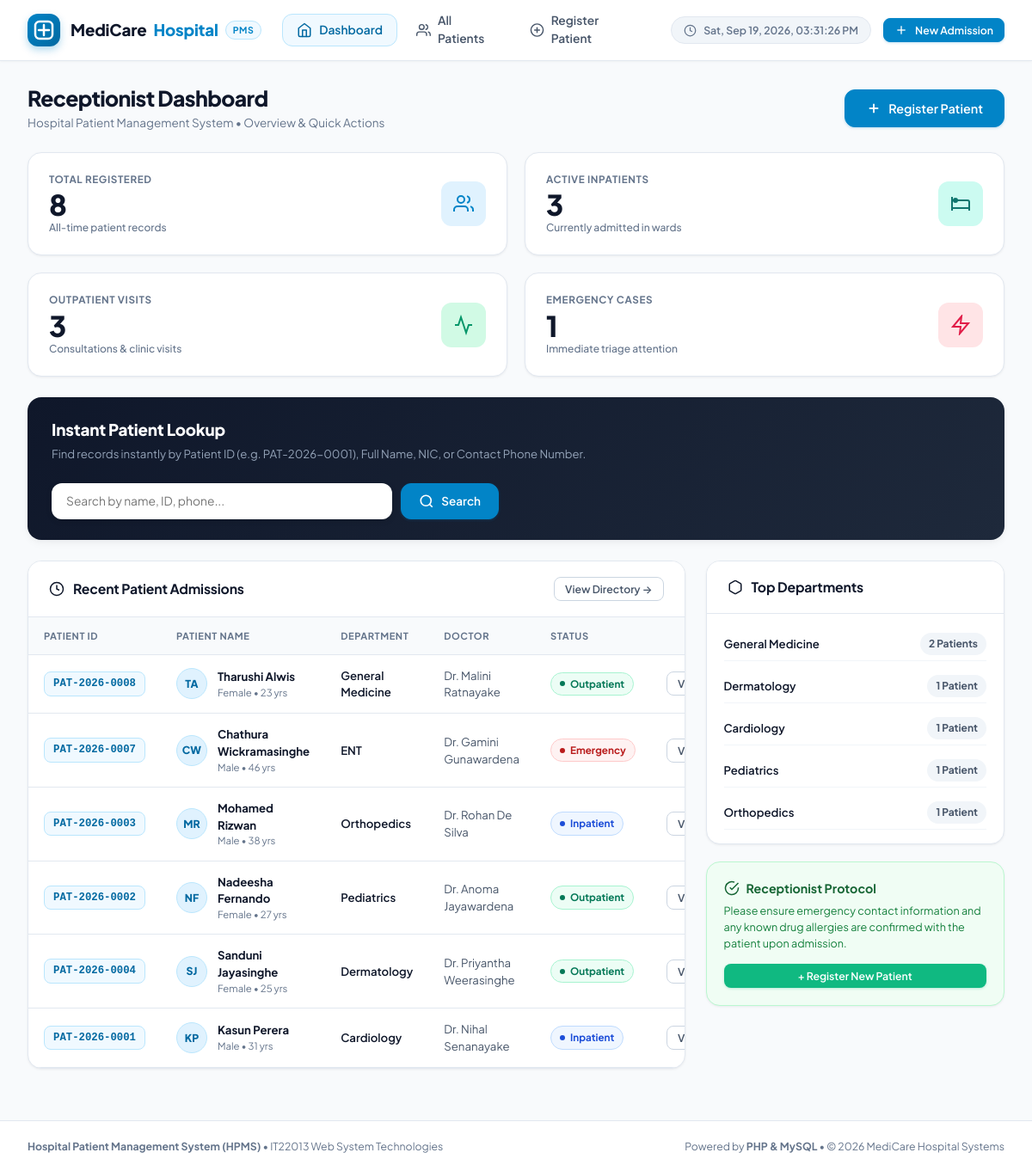
The page / on the database its author committed.
### tables this page shows
CREATE TABLE `patients` (
  `id` INT(11) UNSIGNED NOT NULL AUTO_INCREMENT,
  `patient_code` VARCHAR(20) NOT NULL UNIQUE,
  `first_name` VARCHAR(50) NOT NULL,
  `last_name` VARCHAR(50) NOT NULL,
  `nic_passport` VARCHAR(25) NULL,
  `date_of_birth` DATE NOT NULL,
  `gender` ENUM('Male', 'Female', 'Other') NOT NULL,
  `blood_group` ENUM('A+', 'A-', 'B+', 'B-', 'AB+', 'AB-', 'O+', 'O-', 'Unknown') DEFAULT 'Unknown',
  `phone` VARCHAR(20) NOT NULL,
  `email` VARCHAR(100) NULL,
  `address` TEXT NOT NULL,
  `city` VARCHAR(50) DEFAULT 'Colombo',
  `emergency_contact_name` VARCHAR(100) NOT NULL,
  `emergency_contact_relation` VARCHAR(50) NOT NULL,
  `emergency_contact_phone` VARCHAR(20) NOT NULL,
  `department` VARCHAR(50) NOT NULL,
  `assigned_doctor` VARCHAR(100) NOT NULL,
  `admission_date` DATETIME NOT NULL DEFAULT CURRENT_TIMESTAMP,
  `patient_status` ENUM('Inpatient', 'Outpatient', 'Discharged', 'Emergency', 'Transferred') NOT NULL DEFAULT 'Outpatient',
  `room_bed_no` VARCHAR(30) NULL,
  `allergies` TEXT NULL,
  `medical_history` TEXT NULL,
  `symptoms_diagnosis` TEXT NOT NULL,
  `created_at` TIMESTAMP NOT NULL DEFAULT CURRENT_TIMESTAMP,
  `updated_at` TIMESTAMP NOT NULL DEFAULT CURRENT_TIMESTAMP ON UPDATE CURRENT_TIMESTAMP,
  PRIMARY KEY (`id`),
  INDEX `idx_patient_code` (`patient_code`),
  INDEX `idx_name` (`first_name`, `last_name`),
  INDEX `idx_phone` (`phone`),
  INDEX `idx_department` (`department`),
  INDEX `idx_status` (`patient_status`)
);

### index.php (the view, shortened to what this page needs)
<?php
require_once __DIR__ . '/includes/header.php';
$pdo = getDBConnection();
$totalPatients = $pdo->query("SELECT COUNT(*) FROM patients")->fetchColumn();
$inpatientCount = $pdo->query("SELECT COUNT(*) FROM patients WHERE patient_status = 'Inpatient'")->fetchColumn();
$outpatientCount = $pdo->query("SELECT COUNT(*) FROM patients WHERE patient_status = 'Outpatient'")->fetchColumn();
$emergencyCount = $pdo->query("SELECT COUNT(*) FROM patients WHERE patient_status = 'Emergency'")->fetchColumn();
$stmtRecent = $pdo->query("SELECT * FROM patients ORDER BY admission_date DESC, id DESC LIMIT 6");
$recentPatients = $stmtRecent->fetchAll();
$stmtDept = $pdo->query("SELECT department, COUNT(*) as count FROM patients GROUP BY department ORDER BY count DESC LIMIT 5");
$departmentStats = $stmtDept->fetchAll();
?>
<div class="page-header">
    <div class="page-title-wrap">
        <h1>Receptionist Dashboard</h1>
        <p class="page-subtitle">Hospital Patient Management System &bull; Overview & Quick Actions</p>
    </div>
    <div>
        <a href="add-patient.php" class="btn btn-primary btn-lg">
            <svg width="18" height="18" viewBox="0 0 24 24" fill="none" stroke="currentColor" stroke-width="2.5">
                <line x1="12" y1="5" x2="12" y2="19"></line>
                <line x1="5" y1="12" x2="19" y2="12"></line>
            </svg>
            Register Patient
        </a>
    </div>
</div>
<div class="stats-grid">
    <div class="stat-card stat-blue">
        <div class="stat-info">
            <div class="stat-label">Total Registered</div>
            <div class="stat-value"><?= number_format($totalPatients); ?></div>
            <div class="stat-trend">All-time patient records</div>
        </div>
        <div class="stat-icon-wrapper">
            <svg width="24" height="24" viewBox="0 0 24 24" fill="none" stroke="currentColor" stroke-width="2">
                <path d="M17 21v-2a4 4 0 0 0-4-4H5a4 4 0 0 0-4 4v2"></path>
                <circle cx="9" cy="7" r="4"></circle>
                <path d="M23 21v-2a4 4 0 0 0-3-3.87"></path>
                <path d="M16 3.13a4 4 0 0 1 0 7.75"></path>
            </svg>
        </div>
    </div>
    <div class="stat-card stat-teal">
        <div class="stat-info">
            <div class="stat-label">Active Inpatients</div>
            <div class="stat-value"><?= number_format($inpatientCount); ?></div>
            <div class="stat-trend">Currently admitted in wards</div>
        </div>
        <div class="stat-icon-wrapper">
            <svg width="24" height="24" viewBox="0 0 24 24" fill="none" stroke="currentColor" stroke-width="2">
                <path d="M2 4v16"></path>
                <path d="M2 8h18a2 2 0 0 1 2 2v10"></path>
                <path d="M2 17h20"></path>
                <circle cx="6" cy="8" r="2"></circle>
            </svg>
        </div>
    </div>
    <div class="stat-card stat-emerald">
        <div class="stat-info">
            <div class="stat-label">Outpatient Visits</div>
            <div class="stat-value"><?= number_format($outpatientCount); ?></div>
            <div class="stat-trend">Consultations & clinic visits</div>
        </div>
        <div class="stat-icon-wrapper">
            <svg width="24" height="24" viewBox="0 0 24 24" fill="none" stroke="currentColor" stroke-width="2">
                <path d="M22 12h-4l-3 9L9 3l-3 9H2"></path>
            </svg>
        </div>
    </div>
    <div class="stat-card stat-rose">
        <div class="stat-info">
            <div class="stat-label">Emergency Cases</div>
            <div class="stat-value"><?= number_format($emergencyCount); ?></div>
            <div class="stat-trend">Immediate triage attention</div>
        </div>
        <div class="stat-icon-wrapper">
            <svg width="24" height="24" viewBox="0 0 24 24" fill="none" stroke="currentColor" stroke-width="2">
                <polygon points="13 2 3 14 12 14 11 22 21 10 12 10 13 2"></polygon>
            </svg>
        </div>
    </div>
</div>
<div class="search-banner">
    <div class="search-banner-inner">
        <div class="search-banner-text">
            <h2>Instant Patient Lookup</h2>
            <p>Find records instantly by Patient ID (e.g. PAT-2026-0001), Full Name, NIC, or Contact Phone Number.</p>
        </div>
        <form action="patients.php" method="GET" class="search-banner-form">
            <input type="text" name="search" placeholder="Search by name, ID, phone..." required>
            <button type="submit" class="btn btn-primary" style="padding: 11px 20px;">
                <svg width="18" height="18" viewBox="0 0 24 24" fill="none" stroke="currentColor" stroke-width="2.2">
                    <circle cx="11" cy="11" r="8"></circle>
                    <line x1="21" y1="21" x2="16.65" y2="16.65"></line>
                </svg>
                Search
            </button>
        </form>
    </div>
</div>
<div style="display: grid; grid-template-columns: 2.2fr 1fr; gap: 24px; align-items: start;">
    <div class="card" style="margin-bottom: 0;">
        <div class="card-header">
            <div class="card-title">
                <svg width="18" height="18" viewBox="0 0 24 24" fill="none" stroke="currentColor" stroke-width="2">
                    <circle cx="12" cy="12" r="10"></circle>
                    <polyline points="12 6 12 12 16 14"></polyline>
                </svg>
                Recent Patient Admissions
            </div>
            <a href="patients.php" class="btn btn-secondary btn-sm">View Directory &rarr;</a>
        </div>
        <div class="table-responsive">
            <table class="table">
                <thead>
                    <tr>
                        <th style="width: 140px;">Patient ID</th>
                        <th>Patient Name</th>
                        <th>Department</th>
                        <th>Doctor</th>
                        <th>Status</th>
                        <th style="text-align: right; width: 140px;">Actions</th>
                    </tr>
                </thead>
                <tbody>
                    <?php if (empty($recentPatients)): ?>
                        <tr>
                            <td colspan="6" class="empty-state">
                                <div class="empty-state-icon">
                                    <svg width="48" height="48" viewBox="0 0 24 24" fill="none" stroke="currentColor" stroke-width="1.5">
                                        <circle cx="12" cy="12" r="10"></circle>
                                        <line x1="12" y1="8" x2="12" y2="12"></line>
                                        <line x1="12" y1="16" x2="12.01" y2="16"></line>
                                    </svg>
                                </div>
                                <h3>No Patient Records Yet</h3>
                                <p>Register your first patient into the system.</p>
                                <a href="add-patient.php" class="btn btn-primary btn-sm">Register Patient</a>
                            </td>
                        </tr>
                    <?php else: ?>
                        <?php foreach ($recentPatients as $p): ?>
                            <tr>
                                <td>
                                    <a href="view-patient.php?id=<?= $p['id']; ?>" class="patient-code-badge">
                                        <?= htmlspecialchars($p['patient_code']); ?>
                                    </a>
                                </td>
                                <td>
                                    <div class="patient-name-cell">
                                        <div class="patient-avatar-mini">
                                            <?= strtoupper(substr($p['first_name'], 0, 1) . substr($p['last_name'], 0, 1)); ?>
                                        </div>
                                        <div>
                                            <a href="view-patient.php?id=<?= $p['id']; ?>" style="font-weight: 700; color: var(--text-primary);">
                                                <?= htmlspecialchars($p['first_name'] . ' ' . $p['last_name']); ?>
                                            </a>
                                            <div style="font-size: 0.76rem; color: var(--text-muted);">
                                                <?= htmlspecialchars($p['gender']); ?> &bull; <?= calculateAge($p['date_of_birth']); ?>
                                            </div>
                                        </div>
                                    </div>
                                </td>
                                <td>
                                    <span style="font-weight: 600;"><?= htmlspecialchars($p['department']); ?></span>
                                </td>
                                <td>
                                    <span style="color: var(--text-secondary);"><?= htmlspecialchars($p['assigned_doctor']); ?></span>
                                </td>
                                <td>
                                    <?= getStatusBadge($p['patient_status']); ?>
                                </td>
                                <td style="text-align: right;">
                                    <div class="table-actions" style="justify-content: flex-end;">
                                        <a href="view-patient.php?id=<?= $p['id']; ?>" class="btn btn-secondary btn-sm" title="View Profile">
                                            View
                                        </a>
                                    </div>
                                </td>
                            </tr>
                        <?php endforeach; ?>
                    <?php endif; ?>
                </tbody>
            </table>
        </div>
    </div>
    <div style="display: flex; flex-direction: column; gap: 20px;">
        <div class="card" style="margin-bottom: 0;">
            <div class="card-header">
                <div class="card-title">
                    <svg width="18" height="18" viewBox="0 0 24 24" fill="none" stroke="currentColor" stroke-width="2">
                        <path d="M21 16V8a2 2 0 0 0-1-1.73l-7-4a2 2 0 0 0-2 0l-7 4A2 2 0 0 0 3 8v8a2 2 0 0 0 1 1.73l7 4a2 2 0 0 0 2 0l7-4A2 2 0 0 0 21 16z"></path>
                    </svg>
                    Top Departments
                </div>
            </div>
            <div class="card-body" style="padding: 16px 20px;">
                <?php if (empty($departmentStats)): ?>
                    <p style="color: var(--text-muted); font-size: 0.88rem;">No department data yet.</p>
                <?php else: ?>
                    <div style="display: flex; flex-direction: column; gap: 10px;">
                        <?php foreach ($departmentStats as $dept): ?>
                            <div style="display: flex; justify-content: space-between; align-items: center; padding: 6px 0; border-bottom: 1px solid var(--border-subtle);">
                                <span style="font-weight: 600; font-size: 0.88rem; color: var(--text-primary);"><?= htmlspecialchars($dept['department']); ?></span>
                                <span class="badge" style="background: var(--bg-muted); color: var(--text-secondary); font-size: 0.8rem; font-weight: 700;">
                                    <?= $dept['count']; ?> <?= ($dept['count'] == 1) ? 'Patient' : 'Patients'; ?>
                                </span>
                            </div>
                        <?php endforeach; ?>
                    </div>
                <?php endif; ?>
            </div>
        </div>
        <div class="card" style="background: #f0fdf4; border-color: #bbf7d0; margin-bottom: 0;">
            <div class="card-body" style="padding: 20px;">
                <h4 style="color: #166534; font-size: 0.95rem; font-weight: 700; margin-bottom: 6px; display: flex; align-items: center; gap: 8px;">
                    <svg width="18" height="18" viewBox="0 0 24 24" fill="none" stroke="currentColor" stroke-width="2">
                        <path d="M22 11.08V12a10 10 0 1 1-5.93-9.14"></path>
                        <polyline points="22 4 12 14.01 9 11.01"></polyline>
                    </svg>
                    Receptionist Protocol
                </h4>
                <p style="font-size: 0.84rem; color: #15803d; line-height: 1.5; margin-bottom: 14px;">
                    Please ensure emergency contact information and any known drug allergies are confirmed with the patient upon admission.
                </p>
                <a href="add-patient.php" class="btn btn-success btn-sm" style="width: 100%;">+ Register New Patient</a>
            </div>
        </div>
    </div>
</div>
<?php require_once __DIR__ . '/includes/footer.php'; ?>

### includes/functions.php (shortened to what this page needs)
<?php
function calculateAge($dobString) {
    try {
        $dob = new DateTime($dobString);
        $today = new DateTime('today');
        $age = $dob->diff($today)->y;
        return $age . ' yrs';
    } catch (Exception $e) {
        return 'N/A';
    }
}
function getStatusBadge($status) {
    $status = trim((string)$status);
    $badgeClasses = [
        'Inpatient'   => 'badge badge-inpatient',
        'Outpatient'  => 'badge badge-outpatient',
        'Discharged'  => 'badge badge-discharged',
        'Emergency'   => 'badge badge-emergency',
        'Transferred' => 'badge badge-transferred',
    ];
    $class = $badgeClasses[$status] ?? 'badge badge-default';
    return '<span class="' . $class . '"><span class="badge-dot"></span>' . htmlspecialchars($status) . '</span>';
}

### rows shown on the page
patients: patient_code "PAT-2026-0008", first_name+last_name "TA", first_name+last_name "Tharushi Alwis", gender "Female", date_of_birth "23 yrs", department "General Medicine", assigned_doctor "Dr. Malini Ratnayake", patient_status "Outpatient"
patients: patient_code "PAT-2026-0007", first_name+last_name "CW", first_name+last_name "Chathura Wickramasinghe", gender "Male", date_of_birth "46 yrs", department "ENT", assigned_doctor "Dr. Gamini Gunawardena", patient_status "Emergency"
patients: patient_code "PAT-2026-0003", first_name+last_name "MR", first_name+last_name "Mohamed Rizwan", gender "Male", date_of_birth "38 yrs", department "Orthopedics", assigned_doctor "Dr. Rohan De Silva", patient_status "Inpatient"
patients: patient_code "PAT-2026-0002", first_name+last_name "NF", first_name+last_name "Nadeesha Fernando", gender "Female", date_of_birth "27 yrs", department "Pediatrics", assigned_doctor "Dr. Anoma Jayawardena", patient_status "Outpatient"
patients: patient_code "PAT-2026-0004", first_name+last_name "SJ", first_name+last_name "Sanduni Jayasinghe", gender "Female", date_of_birth "25 yrs", department "Dermatology", assigned_doctor "Dr. Priyantha Weerasinghe", patient_status "Outpatient"
patients: patient_code "PAT-2026-0001", first_name+last_name "KP", first_name+last_name "Kasun Perera", gender "Male", date_of_birth "31 yrs", department "Cardiology", assigned_doctor "Dr. Nihal Senanayake", patient_status "Inpatient"

### other values the page prints
$totalPatients "8"
$inpatientCount "3"
$outpatientCount "3"
$emergencyCount "1"
$dept['department'] "General Medicine"
$dept['count'] "2"
$dept['department'] "Dermatology"
$dept['count'] "1"
$dept['department'] "Cardiology"
$dept['department'] "Pediatrics"
$dept['department'] "Orthopedics"
